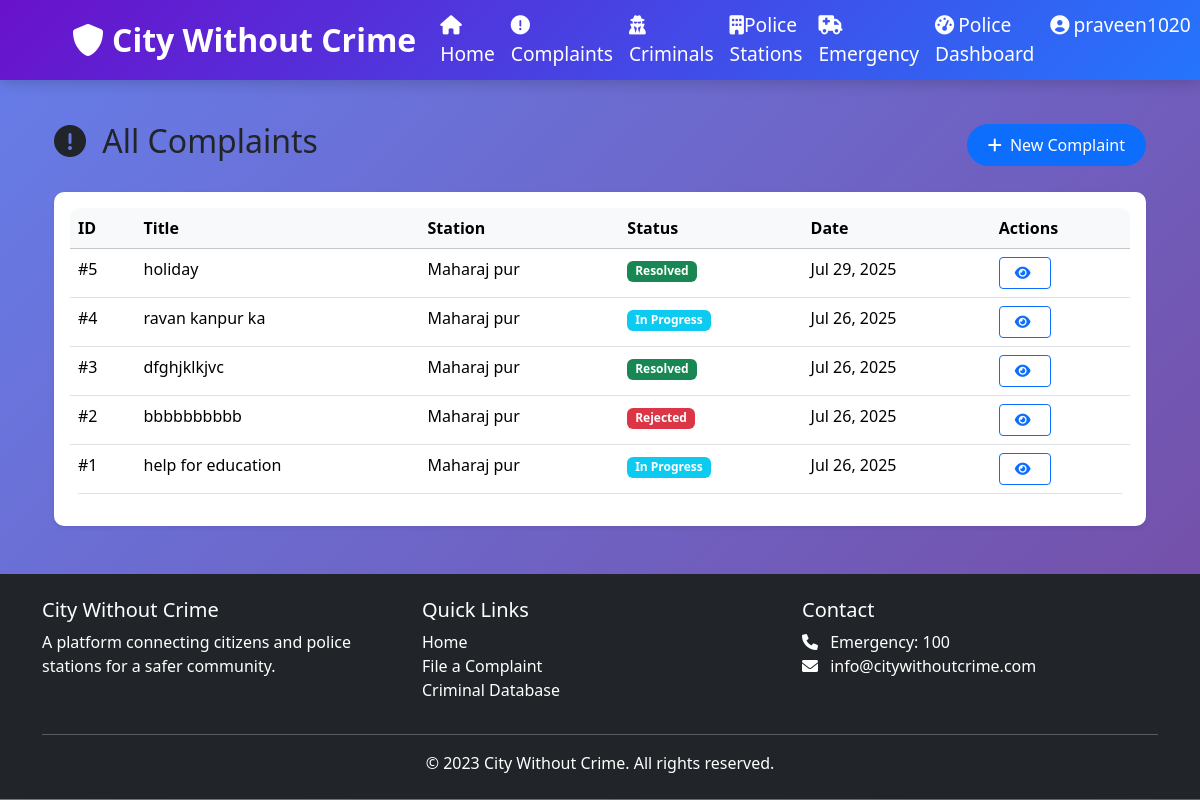
The app's page /complaints/ (signed in), older data.
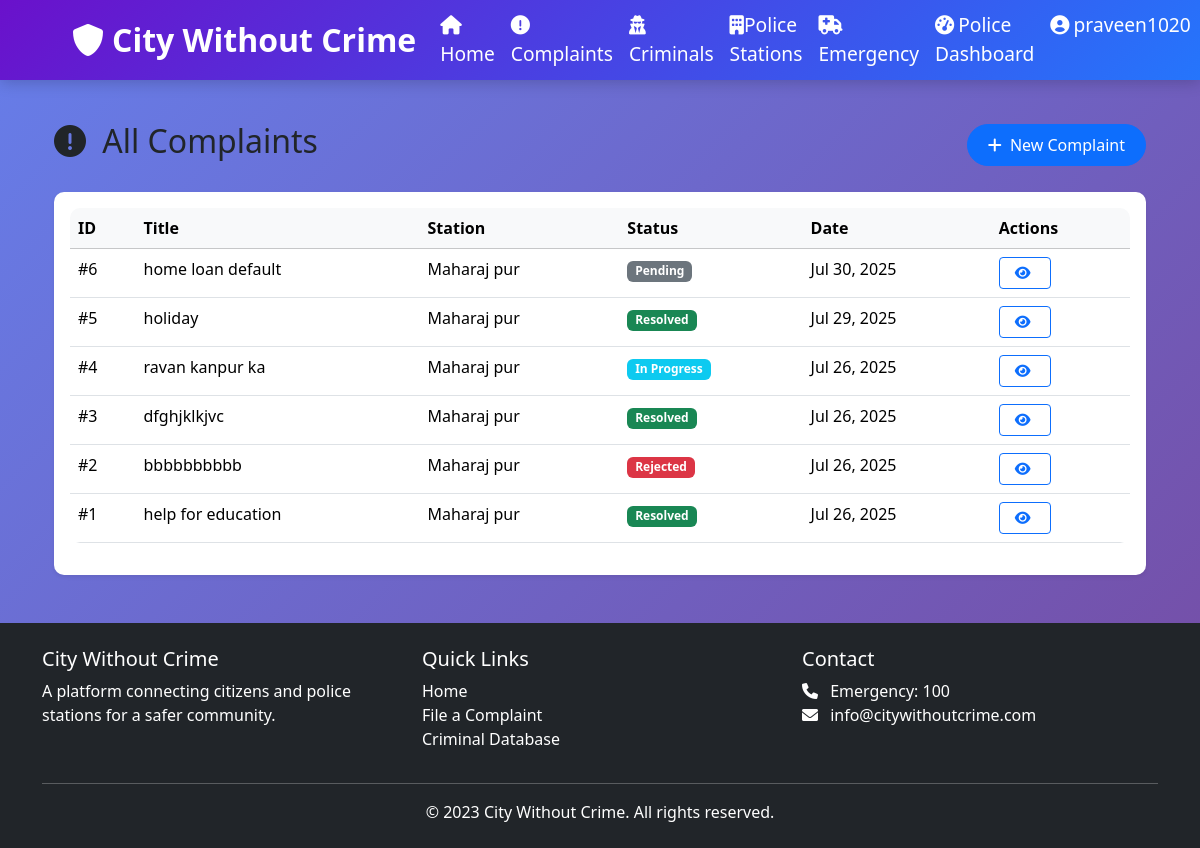
The same page, newer data.
### cwc_app/models.py (models this page shows, shortened)
class Complaint(models.Model):
    STATUS_CHOICES = [
        ('PENDING', 'Pending'),
        ('IN_PROGRESS', 'In Progress'),
        ('RESOLVED', 'Resolved'),
        ('REJECTED', 'Rejected'),
    ]
    user = models.ForeignKey(User, on_delete=models.CASCADE, related_name='complaints')
    station = models.ForeignKey(PoliceStation, on_delete=models.CASCADE)
    title = models.CharField(max_length=200)
    description = models.TextField()
    location = models.CharField(max_length=200)
    pincode = models.PositiveIntegerField(blank=True, null=True)
    evidence = models.FileField(upload_to='complaint_evidence/',  null=True, blank=True)
    status = models.CharField(max_length=20, choices=STATUS_CHOICES, default='PENDING')
    message=models.CharField(max_length=200,blank=True,null=True)
    created_at = models.DateTimeField(auto_now_add=True)
    updated_at = models.DateTimeField(auto_now=True)

class PoliceStation(models.Model):
    name = models.CharField(max_length=100)
    address = models.TextField()
    contact_number = models.CharField(max_length=15)
    email = models.EmailField()
    jurisdiction = models.CharField(max_length=100)
    created_at = models.DateTimeField(auto_now_add=True)

### cwc_app/views.py (the view)
# urls.py: path('complaints/', views.complaint_list, name='complaint_list'),
@login_required
def complaint_list(request):
    if request.user.is_police or request.user.is_admin:
        complaints = Complaint.objects.filter(station=request.user.station).order_by('-created_at')
    else:
        complaints = Complaint.objects.filter(user=request.user).order_by('-created_at')
        print(complaints)
    return render(request, 'complaints/list.html', {'complaints': complaints})

### templates/complaints/list.html (shortened to what this page needs)
{% extends 'base.html' %}
{% block content %}
<div class="container">
    <div class="d-flex justify-content-between align-items-center mb-4">
        <h2><i class="fas fa-exclamation-circle me-2"></i>
            {% if user.is_police or user.is_admin %}
            All Complaints
            {% else %}
            My Complaints
            {% endif %}
        </h2>
        <a href="{% url 'create_complaint' %}" class="btn btn-primary">
            <i class="fas fa-plus me-1"></i> New Complaint
        </a>
    </div>
    <div class="card shadow-sm">
        <div class="card-body">
            <div class="table-responsive">
                <table class="table table-hover">
                    <thead class="table-light">
                        <tr>
                            <th>ID</th>
                            <th>Title</th>
                            <th>Station</th>
                            <th>Status</th>
                            <th>Date</th>
                            <th>Actions</th>
                        </tr>
                    </thead>
                    <tbody>
                        {% for complaint in complaints %}
                        <tr>
                            <td>#{{ complaint.id }}</td>
                            <td>{{ complaint.title|truncatewords:5 }}</td>
                            <td>{{ complaint.station.name }}</td>
                            <td>
                                <span class="badge
                                    {% if complaint.status == 'PENDING' %}bg-secondary
                                    {% elif complaint.status == 'IN_PROGRESS' %}bg-info
                                    {% elif complaint.status == 'RESOLVED' %}bg-success
                                    {% else %}bg-danger{% endif %}">
                                    {{ complaint.get_status_display }}
                                </span>
                            </td>
                            <td>{{ complaint.created_at|date:"M d, Y" }}</td>
                            <td>
                                <a href="{% url 'complaint_detail' complaint.pk %}"
                                   class="btn btn-sm btn-outline-primary" title="View">
                                    <i class="fas fa-eye"></i>
                                </a>
                            </td>
                        </tr>
                        {% endfor %}
                    </tbody>
                </table>
            </div>
        </div>
    </div>
</div>
{% endblock %}

Row changes from the older to the newer data that the page shows:
added Complaint: id "6", title "home loan default", station.name "Maharaj pur", status "Pending", created_at "Jul 30, 2025"
changed Complaint "help for education": status "In Progress" → "Resolved"
